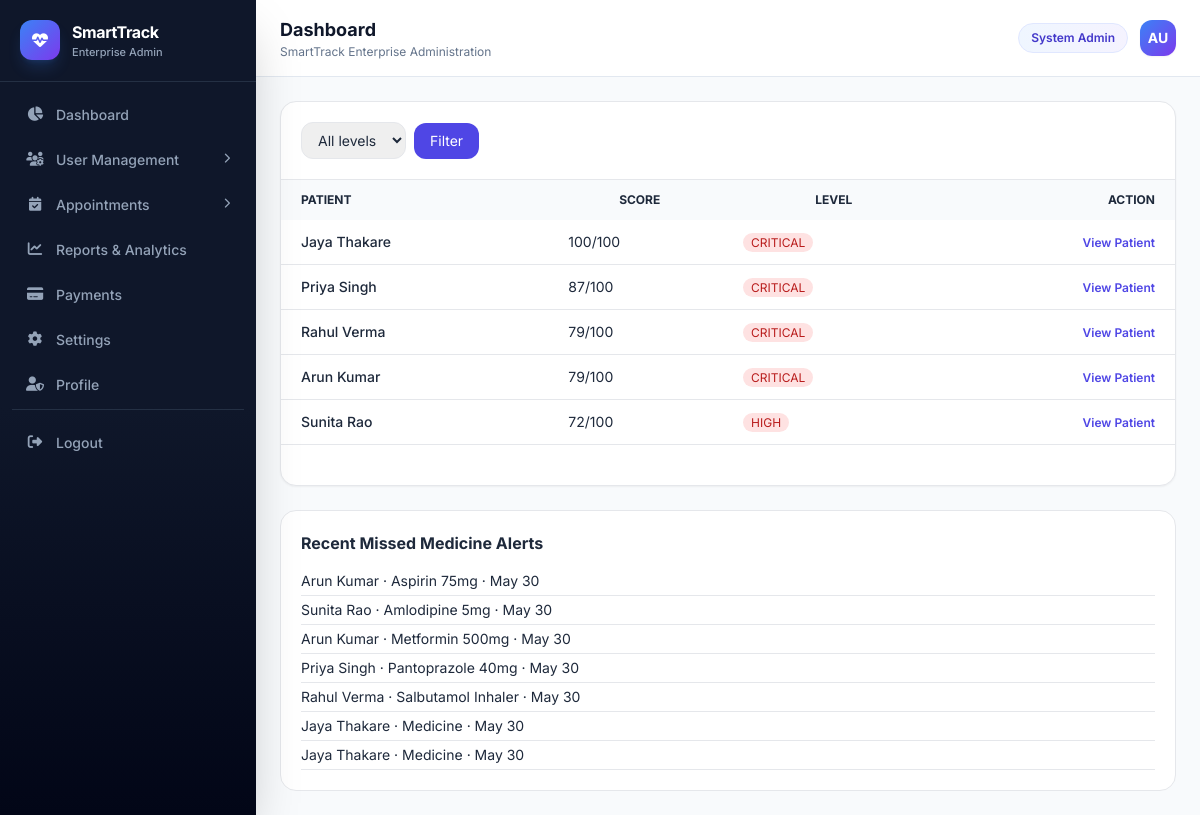
The page /system-admin/risk/ (signed in) on the database its author committed.
### apps/accounts/models.py (models this page shows, shortened)
class CustomUser(AbstractUser):
    ROLE_CHOICES = (
        ('patient', 'Patient'),
        ('doctor', 'Doctor'),
        ('admin', 'Admin'),
        ('caregiver', 'Caregiver'),
        ('family', 'Family Member'),
    )
    role = models.CharField(max_length=20, choices=ROLE_CHOICES, default='patient')
    is_email_verified = models.BooleanField(default=False, help_text='Email verified (is_verified)')
    otp_verified = models.BooleanField(default=False)
    last_activity = models.DateTimeField(null=True, blank=True)
    created_at = models.DateTimeField(auto_now_add=True)
    updated_at = models.DateTimeField(auto_now=True)
    class Meta:
        db_table = 'auth_user'
        indexes = [
            models.Index(fields=['role', 'is_active']),
            models.Index(fields=['email']),
        ]
    def get_full_name(self):
        from apps.profiles.profile_bridge import get_user_full_name
        return get_user_full_name(self)
    @property
    def phone(self):
        from apps.profiles.profile_bridge import get_user_phone
        return get_user_phone(self)
    @property
    def profile_completed(self):
        from apps.profiles.profile_bridge import is_profile_completed
        return is_profile_completed(self)

### apps/medicines/models.py (models this page shows, shortened)
class RiskScore(models.Model):
    RISK_LEVELS = [
        ('low', 'Low Risk'),
        ('medium', 'Medium Risk'),
        ('high', 'High Risk'),
        ('critical', 'Critical Risk'),
    ]
    patient = models.OneToOneField(
        CustomUser, on_delete=models.CASCADE, related_name='risk_score',
    )
    score = models.IntegerField(default=0)
    level = models.CharField(max_length=10, choices=RISK_LEVELS, default='low')
    factors = models.JSONField(default=dict)
    risk_types = models.JSONField(default=list, blank=True)
    component_scores = models.JSONField(default=dict, blank=True)
    reasons = models.JSONField(default=list, blank=True)
    health_impacts = models.JSONField(default=list, blank=True)
    recommended_actions = models.JSONField(default=list, blank=True)
    level_message = models.CharField(max_length=255, blank=True)
    disease_context = models.JSONField(default=dict, blank=True)
    dynamic_analysis = models.JSONField(default=dict, blank=True)
    notes = models.TextField(blank=True)
    recorded_at = models.DateTimeField(auto_now=True)
    class Meta:
        ordering = ['-recorded_at']
        indexes = [
            models.Index(fields=['level', 'score']),
        ]

class MissedAlertLog(models.Model):
    patient = models.ForeignKey(CustomUser, on_delete=models.CASCADE, related_name='missed_alert_logs')
    medicine = models.ForeignKey(Medicine, on_delete=models.CASCADE, related_name='missed_alerts', null=True, blank=True)
    alert_type = models.CharField(max_length=30, default='missed_medicine')
    sent_to = models.JSONField(default=list)
    message = models.TextField()
    sent_at = models.DateTimeField(auto_now_add=True)
    class Meta:
        ordering = ['-sent_at']

class Medicine(models.Model):
    PRESCRIPTION_STATUS_CHOICES = [
        ('active', 'Active'),
        ('expired', 'Expired'),
        ('stopped', 'Stopped'),
    ]
    FREQUENCY_CHOICES = [
        ('once_daily', 'Once Daily'),
        ('twice_daily', 'Twice Daily'),
        ('thrice_daily', 'Three Times Daily'),
        ('four_times', 'Four Times Daily'),
        ('weekly', 'Weekly'),
        ('as_needed', 'As Needed'),
    ]
    FREQUENCY_COUNT = {
        'once_daily': 1, 'twice_daily': 2,
        'thrice_daily': 3, 'four_times': 4,
        'weekly': 1, 'as_needed': 99,
    }
    patient = models.ForeignKey(CustomUser, on_delete=models.CASCADE, related_name='medicines')
    prescribed_by = models.ForeignKey(CustomUser, on_delete=models.SET_NULL, null=True, blank=True, related_name='prescribed_medicines')
    name = models.CharField(max_length=200)
    dosage = models.CharField(max_length=100)
    frequency = models.CharField(max_length=30, choices=FREQUENCY_CHOICES)
    time_slots = models.JSONField(default=list)
    start_date = models.DateField()
    end_date = models.DateField(null=True, blank=True)
    instructions = models.TextField(blank=True)
    stock_quantity = models.IntegerField(default=0, help_text='Available stock (doses/units) — set only via patient purchase')
    prescribed_quantity = models.PositiveIntegerField(default=0)
    units_per_dose = models.PositiveSmallIntegerField(default=1)
    low_stock_threshold = models.IntegerField(default=7)
    critical_stock_threshold = models.IntegerField(default=3)
    expected_end_date = models.DateField(null=True, blank=True)
    refill_required = models.BooleanField(default=False)
    prescription_status = models.CharField(
        max_length=20, choices=PRESCRIPTION_STATUS_CHOICES, default='active',
    )
    total_refilled_quantity = models.PositiveIntegerField(default=0)
    stock_depleted_at = models.DateField(null=True, blank=True)
    last_low_stock_alert_at = models.DateTimeField(null=True, blank=True)
    low_stock_snooze_until = models.DateTimeField(null=True, blank=True)
    is_critical_medicine = models.BooleanField(default=False)
    expiry_date = models.DateField(null=True, blank=True)
    color = models.CharField(max_length=30, default='blue')
    is_active = models.BooleanField(default=True)
    deleted_by = models.ForeignKey(
        CustomUser, on_delete=models.SET_NULL, null=True, blank=True,
        related_name='deleted_medicines',
    )
    deleted_at = models.DateTimeField(null=True, blank=True)
    deletion_reason = models.TextField(blank=True)
    created_at = models.DateTimeField(auto_now_add=True)
    updated_at = models.DateTimeField(auto_now=True)

### apps/profiles/models.py (models this page shows, shortened)
class PatientProfile(models.Model):
    BLOOD_GROUP_CHOICES = [
        ('A+', 'A+'), ('A-', 'A-'), ('B+', 'B+'), ('B-', 'B-'),
        ('O+', 'O+'), ('O-', 'O-'), ('AB+', 'AB+'), ('AB-', 'AB-'),
    ]
    GENDER_CHOICES = [('male', 'Male'), ('female', 'Female'), ('other', 'Other')]
    ACTIVITY_CHOICES = [('sedentary', 'Sedentary'), ('moderate', 'Moderate'), ('active', 'Active')]
    DIABETES_CHOICES = [('no', 'No'), ('type1', 'Type 1'), ('type2', 'Type 2'), ('pre', 'Pre-diabetic')]
    SMOKING_CHOICES = [('no', 'Non-smoker'), ('occasional', 'Occasional'), ('regular', 'Regular'), ('ex', 'Ex-smoker')]
    ALCOHOL_CHOICES = [('no', 'None'), ('occasional', 'Occasional'), ('moderate', 'Moderate'), ('heavy', 'Heavy')]
    EXERCISE_CHOICES = [('never', 'Never'), ('rarely', 'Rarely'), ('sometimes', 'Sometimes'), ('daily', 'Daily')]
    RISK_LEVEL_CHOICES = [
        ('low', 'Low'), ('medium', 'Medium'), ('high', 'High'), ('critical', 'Critical'),
    ]
    user = models.OneToOneField(CustomUser, on_delete=models.CASCADE, related_name='patient_profile')
    patient_id = models.CharField(max_length=20, unique=True, blank=True)
    first_name = models.CharField(max_length=100, blank=True)
    middle_name = models.CharField(max_length=100, blank=True)
    last_name = models.CharField(max_length=100, blank=True)
    profile_photo = models.ImageField(upload_to='profiles/patients/', null=True, blank=True)
    phone_number = models.CharField(max_length=20, blank=True)
    alternate_number = models.CharField(max_length=20, blank=True)
    gender = models.CharField(max_length=10, choices=GENDER_CHOICES, blank=True)
    date_of_birth = models.DateField(null=True, blank=True)
    age_cached = models.PositiveSmallIntegerField(null=True, blank=True)
    blood_group = models.CharField(max_length=5, choices=BLOOD_GROUP_CHOICES, blank=True)
    address = models.TextField(blank=True)
    city = models.CharField(max_length=100, blank=True)
    state = models.CharField(max_length=100, blank=True)
    country = models.CharField(max_length=100, default='India', blank=True)
    pincode = models.CharField(max_length=20, blank=True)
    height = models.DecimalField(max_digits=5, decimal_places=2, null=True, blank=True)
    weight = models.DecimalField(max_digits=5, decimal_places=2, null=True, blank=True)
    bmi = models.DecimalField(max_digits=5, decimal_places=2, null=True, blank=True)
    allergies = models.TextField(blank=True)
    medical_conditions = models.TextField(blank=True, help_text='Primary / secondary conditions summary')
    chronic_diseases = models.TextField(blank=True)
    primary_diagnosis = models.TextField(blank=True)
    secondary_conditions = models.TextField(blank=True)
    current_medications = models.TextField(blank=True)
    blood_pressure = models.CharField(max_length=20, blank=True)
    diabetes = models.CharField(max_length=10, choices=DIABETES_CHOICES, blank=True)
    medical_history = models.TextField(blank=True)
    emergency_contact_name = models.CharField(max_length=100, blank=True)
    emergency_contact_number = models.CharField(max_length=20, blank=True)
    emergency_contact_phone = models.CharField(max_length=20, blank=True)
    emergency_contact_relation = models.CharField(max_length=50, blank=True)
    blood_donor_contact = models.CharField(max_length=20, blank=True)
    preferred_hospital = models.CharField(max_length=200, blank=True)
    hospital_name = models.CharField(max_length=200, blank=True)
    primary_doctor_name = models.CharField(max_length=200, blank=True)
    doctor_contact = models.CharField(max_length=20, blank=True)
    assigned_doctor = models.ForeignKey(
        CustomUser, on_delete=models.SET_NULL, null=True, blank=True,
        related_name='assigned_patients', limit_choices_to={'role': 'doctor'},
    )
    risk_level = models.CharField(max_length=10, choices=RISK_LEVEL_CHOICES, default='low', blank=True)
    risk_score = models.PositiveSmallIntegerField(default=0)
    notification_alerts = models.BooleanField(default=True)
    enable_sos = models.BooleanField(default=False)
    privacy_mode = models.BooleanField(default=False)
    activity_level = models.CharField(max_length=20, choices=ACTIVITY_CHOICES, blank=True)
    sleep_hours = models.IntegerField(null=True, blank=True)
    smoking_habit = models.CharField(max_length=20, choices=SMOKING_CHOICES, blank=True)
    alcohol_consumption = models.CharField(max_length=20, choices=ALCOHOL_CHOICES, blank=True)
    exercise_frequency = models.CharField(max_length=20, choices=EXERCISE_CHOICES, blank=True)
    preferred_language = models.CharField(max_length=50, default='English')
    onboarding_completed = models.BooleanField(default=False)
    step_completed = models.IntegerField(default=0)
    created_at = models.DateTimeField(auto_now_add=True)
    updated_at = models.DateTimeField(auto_now=True)
    class Meta:
        db_table = 'patient_profile'
    @property
    def full_name(self):
        parts = [self.first_name, self.middle_name, self.last_name]
        name = ' '.join(p for p in parts if p).strip()
        return name or self.user.get_full_name()

### apps/system_admin/views.py (the view)
# urls.py: path('risk/', views.risk_monitoring, name='system_admin_risk'),
@admin_required
def risk_monitoring(request):
    level = request.GET.get('level', '')
    qs = RiskScore.objects.select_related('patient').order_by('-score')
    if level:
        qs = qs.filter(level=level)
    page = paginate(request, qs)
    missed = MissedAlertLog.objects.select_related('patient', 'medicine').order_by('-sent_at')[:15]
    return render(request, 'system_admin/risk/list.html', {
        'page': page, 'level': level, 'missed': missed, 'page_title': 'Risk Monitoring',
    })

### templates/system_admin/risk/list.html (shortened to what this page needs)
{% extends 'system_admin/base.html' %}
{% block content %}
<div class="bg-white rounded-2xl border shadow-sm overflow-hidden mb-6">
  <div class="p-5 border-b"><form method="GET"><select name="level" class="px-3 py-2 border rounded-xl text-sm"><option value="">All levels</option></select><button class="ml-2 px-4 py-2 bg-indigo-600 text-white rounded-xl text-sm">Filter</button></form></div>
  <table class="w-full text-sm"><thead><tr class="bg-slate-50 text-xs uppercase"><th class="px-5 py-3 text-left">Patient</th><th class="px-4 py-3">Score</th><th class="px-4 py-3">Level</th><th class="px-5 py-3 text-right">Action</th></tr></thead>
  <tbody>{% for r in page %}<tr class="border-b"><td class="px-5 py-3 font-medium">{{ r.patient.get_full_name }}</td><td class="px-4 py-3">{{ r.score }}/100</td><td class="px-4 py-3"><span class="text-xs px-2 py-0.5 rounded-full {% if r.level == 'critical' or r.level == 'high' %}bg-red-100 text-red-700{% else %}bg-amber-100 text-amber-700{% endif %}">{{ r.level|upper }}</span></td><td class="px-5 py-3 text-right"><a href="{% url 'system_admin_patient_detail' r.patient.id %}" class="text-indigo-600 font-semibold text-xs">View Patient</a></td></tr>{% empty %}<tr><td colspan="4" class="py-10 text-center text-slate-400">No risk records.</td></tr>{% endfor %}</tbody></table>
  <div class="p-5">{% include 'system_admin/includes/pagination.html' %}</div>
</div>
<div class="bg-white rounded-2xl border p-5"><h3 class="font-bold mb-3">Recent Missed Medicine Alerts</h3>{% for m in missed %}<div class="text-sm py-1 border-b">{{ m.patient.get_full_name }} · {{ m.medicine.name|default:"Medicine" }} · {{ m.sent_at|date:"M j" }}</div>{% empty %}<p class="text-sm text-slate-400">No missed alerts.</p>{% endfor %}</div>
{% endblock %}

### templates/system_admin/base.html (shortened to what this page needs)
{% load static %}
<!DOCTYPE html>
<html lang="en">
<head>
  <link rel="stylesheet" href="https://cdnjs.cloudflare.com/ajax/libs/font-awesome/6.5.0/css/all.min.css">
  <script src="https://cdn.tailwindcss.com"></script>
  <link rel="stylesheet" href="{% static 'css/main.css' %}">
  <link rel="stylesheet" href="{% static 'css/admin_dashboard.css' %}?v=4">
</head>
<body class="admin-shell bg-slate-50 text-slate-800 font-sans antialiased">
<div class="flex min-h-screen">
  {% include 'system_admin/includes/sidebar.html' %}
  <main id="adminMain" class="admin-main flex-1 lg:ml-64 min-h-screen min-w-0">
    <header class="bg-white border-b border-slate-200 px-4 sm:px-6 py-4 flex items-center justify-between sticky top-0 z-30">
      <div class="flex items-center gap-3 min-w-0">
        <div class="min-w-0">
          <h1 class="font-bold text-slate-900 text-lg truncate">{% block page_title %}Dashboard{% endblock %}</h1>
          <p class="text-xs text-slate-500 truncate">{% block page_subtitle %}SmartTrack Enterprise Administration{% endblock %}</p>
        </div>
      </div>
      <div class="flex items-center gap-3 flex-shrink-0">
        <span class="hidden sm:inline text-xs bg-gradient-to-r from-blue-50 to-violet-50 text-indigo-700 px-3 py-1.5 rounded-full font-semibold border border-indigo-100">System Admin</span>
        <a href="{% url 'system_admin_profile' %}" class="w-9 h-9 rounded-xl bg-gradient-to-br from-blue-500 to-violet-600 flex items-center justify-center text-white font-bold text-sm shadow-sm hover:shadow-md transition" title="Profile">
          {{ user.first_name|first|default:"A" }}{{ user.last_name|first }}
        </a>
      </div>
    </header>
    <div class="p-4 sm:p-6">{% block content %}{% endblock %}</div>
  </main>
</div>
</body>
</html>

### rows shown on the page
RiskScore: patient.get_full_name "Jaya Thakare", score "100", level "CRITICAL"
RiskScore: patient.get_full_name "Priya Singh", score "87", level "CRITICAL"
RiskScore: patient.get_full_name "Rahul Verma", score "79", level "CRITICAL"
RiskScore: patient.get_full_name "Arun Kumar", score "79", level "CRITICAL"
RiskScore: patient.get_full_name "Sunita Rao", score "72", level "HIGH"
MissedAlertLog: patient.get_full_name "Arun Kumar", medicine.name "Aspirin 75mg", sent_at "May 30"
MissedAlertLog: patient.get_full_name "Sunita Rao", medicine.name "Amlodipine 5mg", sent_at "May 30"
MissedAlertLog: patient.get_full_name "Arun Kumar", medicine.name "Metformin 500mg", sent_at "May 30"
MissedAlertLog: patient.get_full_name "Priya Singh", medicine.name "Pantoprazole 40mg", sent_at "May 30"
MissedAlertLog: patient.get_full_name "Rahul Verma", medicine.name "Salbutamol Inhaler", sent_at "May 30"
MissedAlertLog: patient.get_full_name "Jaya Thakare", medicine.name "Medicine", sent_at "May 30"
MissedAlertLog: patient.get_full_name "Jaya Thakare", medicine.name "Medicine", sent_at "May 30"

### other values the page prints
{{ user.first_name|first|default:"A" }} "A"
{{ user.last_name|first }} "U"
